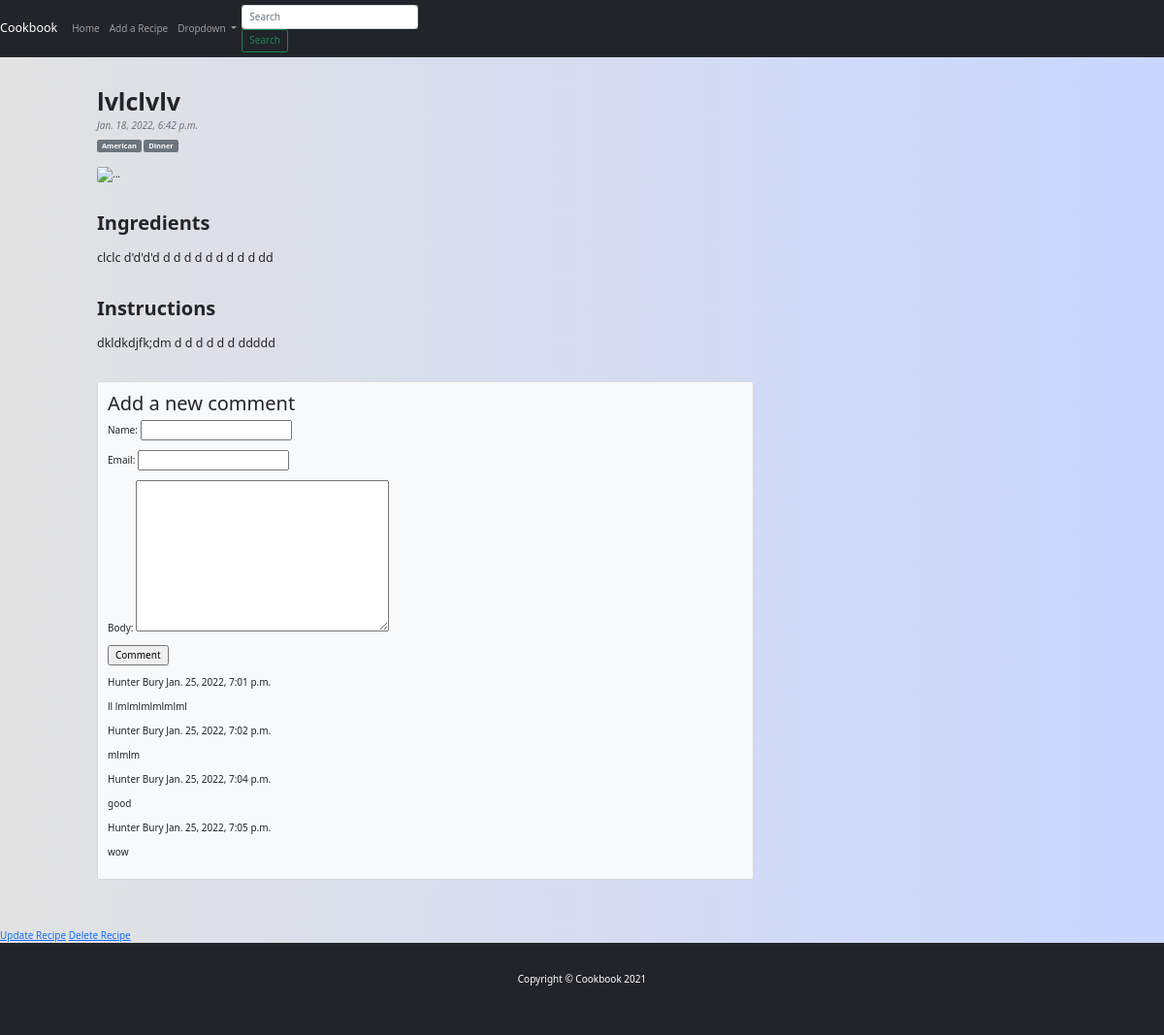
/view/8/, run on the app's committed database.
### recipes/models.py (models this page shows, shortened)
class Recipe(models.Model):
    title = models.CharField(max_length=150)
    date = models.DateTimeField(auto_now_add=True)
    image = models.URLField(null=True, blank=True, default="https://i0.wp.com/images-prod.healthline.com/hlcmsresource/images/AN_images/healthy-eating-ingredients-1296x728-header.jpg?w=1155&h=1528")
    cuisine = models.CharField(null=True, blank=True, max_length=20, choices=CUISINE_CHOICES, default='None')
    meal = models.CharField(null=True, blank=True, max_length=20, choices=MEAL_CHOICES, default='None')
    description = models.TextField(null=True, blank=True)
    prep_time = models.DurationField()
    cook_time = models.DurationField()
    servings = models.IntegerField()
    ingredients = models.TextField(null=True, blank=True)
    instructions = models.TextField(null=True, blank=True)

class Comment(models.Model):
    recipe = models.ForeignKey(Recipe, on_delete=models.CASCADE, related_name='comments')
    name = models.CharField(max_length=80)
    email = models.EmailField()
    body = models.TextField()
    created = models.DateTimeField(auto_now_add=True)
    updated = models.DateTimeField(auto_now=True)
    active = models.BooleanField(default=True)
    class Meta:
        ordering = ('created',)

### recipes/views.py (the view)
# urls.py: path('view/<str:pk>/', views.viewRecipe, name="view-recipe"),
def viewRecipe(request, pk):
    filter = RecipeFilter(request.GET, queryset=Recipe.objects.all())
    recipe = Recipe.objects.get(id=pk)
    comments = recipe.comments.filter(active=True)
    comment_form = CommentForm()
    new_comment = None
    return render(request, 'recipes/view.html', {
            "recipe": recipe,
            "filter": filter,
            'comments': comments,
            'new_comment': new_comment,
            'comment_form': comment_form
        })

### recipes/forms.py
class CommentForm(forms.ModelForm):
    class Meta:
        model = Comment
        fields = ('name', 'email', 'body')

### recipes/templates/recipes/view.html (shortened to what this page needs)
{% extends "recipes/layout.html" %}
{% block body %}
<div class="container mt-5">
    <div class="row">
        <div class="col-lg-8">
            <article>
                <header class="mb-4">
                    <h1 class="fw-bolder mb-1">{{ recipe.title }}</h1>
                    <div class="text-muted fst-italic mb-2">{{ recipe.date }}</div>
                    {% if recipe.cuisine %}
                        <a class="badge bg-secondary text-decoration-none link-light" href="#!">{{ recipe.cuisine }}</a>
                    {% endif %}
                    {% if recipe.meal %}
                        <a class="badge bg-secondary text-decoration-none link-light" href="#!">{{ recipe.meal }}</a>
                    {% endif %}
                </header>
                <figure class="mb-4"><img class="img-fluid rounded" src="{{ recipe.image }}" alt="..." /></figure>
                <section class="mb-5">
                    <h2 class="fw-bolder mb-4 mt-5">Ingredients</h2>
                    <p class="fs-5 mb-4">{{ recipe.ingredients }}</p>
                    <h2 class="fw-bolder mb-4 mt-5">Instructions</h2>
                    <p class="fs-5 mb-4">{{ recipe.instructions }}</p>
                </section>
            </article>
            <section class="mb-5">
                <div class="card bg-light">
                    <div class="card-body">
                        {% if new_comment %}
                        <h2>Your comment has been added.</h2>
                        {% else %}
                        <h2>Add a new comment</h2>
                        <form action="{% url 'recipes:comment' pk=recipe.id %}" method="post">
                            {{ comment_form.as_p }}
                            <p><input type="submit" value="Comment"></p>
                        </form>
                        {% endif %}
                        {% for comment in comments %}
                        <div class="comment">
                            <p class="info">
                            {{ comment.name }}
                            {{ comment.created }}
                            </p>
                            {{ comment.body|linebreaks }}
                        </div>
                        {% empty %}
                        <p>There are no comments yet.</p>
                        {% endfor %}
                    </div>
                </div>
            </section>
        </div>
    </div>
</div>
    <a href="{% url 'recipes:update' pk=recipe.id %}">Update Recipe</a>
    <a href="{% url 'recipes:delete' pk=recipe.id %}">Delete Recipe</a>
{% endblock %}

### recipes/static/recipes/css/index.css (style rules this page uses)
:root { font-size: 10px; }
*, *::before, *::after { -webkit-box-sizing: border-box; box-sizing: border-box; }
body { margin: 0; background: #C9D6FF; background: -webkit-gradient(linear, left top, right top, from(#E2E2E2), to(#C9D6FF)); background: linear-gradient(to right, #E2E2E2, #C9D6FF); }
.container { max-width: 100rem; margin: 0 auto; padding: 0 2rem 2rem; }
*, *:before, *:after { -webkit-box-sizing: inherit; box-sizing: inherit; }

### data on the page
Recipe: title "lvlclvlv", date "Jan. 18, 2022, 6:42 p.m.", cuisine "American", meal "Dinner", ingredients "clclc d'd'd'd d d d d d d d d d dd", instructions "dkldkdjfk;dm d d d d d d ddddd"
Comment: name "Hunter Bury", created "Jan. 25, 2022, 7:01 p.m.", body "ll lmlmlmlmlmlml"
Comment: name "Hunter Bury", created "Jan. 25, 2022, 7:02 p.m.", body "mlmlm"
Comment: name "Hunter Bury", created "Jan. 25, 2022, 7:04 p.m.", body "good"
Comment: name "Hunter Bury", created "Jan. 25, 2022, 7:05 p.m.", body "wow"
